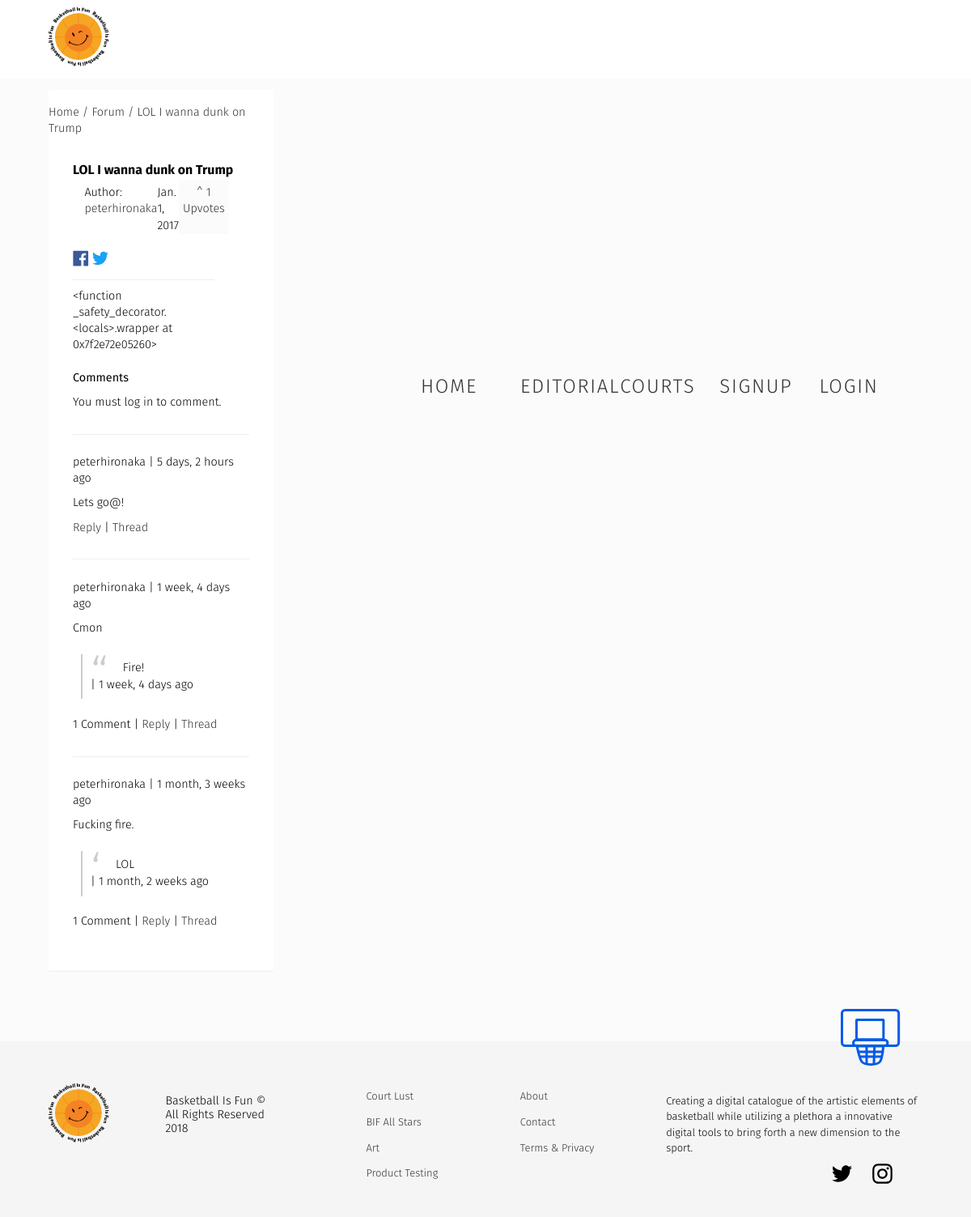
The page /forum/lol-i-wanna-dunk-on-trump/ on the database its author committed.
### forum/models.py (models this page shows, shortened)
class Forum(models.Model):
    user = models.ForeignKey(settings.AUTH_USER_MODEL, default=1)
    title = models.CharField(max_length=120)
    slug = models.SlugField(unique=True)
    height_field = models.IntegerField(default=0)
    width_field = models.IntegerField(default=0)
    content = models.TextField()
    likes = models.ManyToManyField(settings.AUTH_USER_MODEL, blank=True, related_name='forum_likes')
    draft = models.BooleanField(default=False)
    publish = models.DateField(auto_now=False, auto_now_add=False)
    updated = models.DateTimeField(auto_now=True, auto_now_add=False)
    timestamp = models.DateTimeField(auto_now=False, auto_now_add=True)
    objects = ForumManager()
    def get_absolute_url(self):
        return reverse("forum:detail", kwargs={"slug": self.slug})
    def get_like_url(self):
        return reverse("forum:like-toggle", kwargs={"slug": self.slug})
    def get_api_like_url(self):
        return reverse("forum:like-api-toggle", kwargs={"slug": self.slug})
    class Meta:
        ordering = ["-timestamp", "-updated"]
    def get_markdown(self):
        content = self.content
        markdown_text = markdown(content)
        return mark_safe(markdown_text)
    @property
    def comments(self):
        instance = self
        qs = Comment.objects.filter_by_instance(instance)
        return qs
    @property
    def get_content_type(self):
        instance = self
        content_type = ContentType.objects.get_for_model(instance.__class__)
        return content_type

### comments/models.py (models this page shows, shortened)
class Comment(models.Model):
    user        = models.ForeignKey(settings.AUTH_USER_MODEL, default=1)
    content_type = models.ForeignKey(ContentType, on_delete=models.CASCADE)
    object_id = models.PositiveIntegerField()
    content_object = GenericForeignKey('content_type', 'object_id')
    parent      = models.ForeignKey("self", null=True, blank=True)
    content     = models.TextField()
    timestamp   = models.DateTimeField(auto_now_add=True)
    objects = CommentManager()
    class Meta:
        ordering = ['-timestamp']
    def get_absolute_url(self):
        return reverse("comments:thread", kwargs={"id": self.id})
    def children(self): #replies
        return Comment.objects.filter(parent=self)

### forum/views.py (the view, shortened to what this page needs)
# urls.py: url(r'^forum/(?P<slug>[\w-]+)/$', forum_detail, name='detail'),
def forum_detail(request, slug=None):
	instance = get_object_or_404(Forum, slug=slug)
	if instance.publish > timezone.now().date() or instance.draft:
		if not request.user:
			raise Http404
	share_string = quote_plus(instance.content)
	initial_data = {
			"content_type": instance.get_content_type,
			"object_id": instance.id
	}
	form = CommentForm(request.POST or None, initial=initial_data)
	comments = instance.comments
	context = {
		"title": instance.title,
		"instance": instance,
		"share_string": share_string,
		"comments": comments,
		"comment_form":form,
	}
	return render(request, "forum_detail.html", context)

### comments/models.py (called while the page is built)
    def filter_by_instance(self, instance):
        content_type = ContentType.objects.get_for_model(instance.__class__)
        obj_id = instance.id
        qs = super(CommentManager, self).filter(content_type=content_type, object_id= obj_id).filter(parent=None)
        return qs

### posts/templatetags/urlify.py (called while the page is built)
@register.filter
def urlify(value):
	return quote_plus(value)

### templates/forum_detail.html (shortened to what this page needs)
{% extends "base.html" %}
{% load urlify %}
{% load crispy_forms_tags %}
{% block post_detail_link %}
<div class="forum-post-content">
    <ol class="breadcrumb">
        <li ><a href='{% url "forum:list" %}'>Home /</a> </li>
        <li ><a href='{% url "forum:list" %}'>Forum /</a> </li>
        <li><a href='{{ instance.get_absolute_url }}'> {{instance.title}} </a></li>
    </ol>
{% endblock  %}
{% block content %}
<div class="forum-content--post">
<h3>{{ title }} <small>{% if instance.draft %}<span style='color:red;'>Draft</span> {% endif %}</small></h3>
<div class="caption">
<p>Author: <a href="/profiles/{{ instance.user }}">{{ instance.user }}</a></p>
<p>{{ instance.publish }}</p>
<a class='like-btn' data-href='{{ instance.get_api_like_url }}' data-likes='{{ instance.likes.count }}' href='{{ instance.get_like_url }}'> ^ {{ instance.likes.count }} Upvotes</a>
    </div>
<p>
<a href="https://www.facebook.com/sharer/sharer.php?u={{ request.build_absolute_uri }}">
</a>
<a href="https://twitter.com/home?status={{ instance.content|truncatechars:80|urlify }}%20{{ request.build_absolute_uri }}">
</a>
</p>
<div class='row'>
<div class='col-sm-12 '>
   <div class='post-detail-item'>{{ instance.get_markdown }}</div>
    <div>
        <p class='lead'>Comments</p>
        {% if request.user.is_authenticated %}
        <form method="POST" action="."> {% csrf_token %}
            {{ comment_form|crispy }}
            <input type='submit' value='Post comment' class='search-button'>
        </form>
        {% else %}
        <p>You must log in to comment.</p>
        {% endif %}
        {% for comment in comments %}
        <div class="forum-content--comments">
          <p> {{ comment.user }} | {{ comment.timestamp|timesince }} ago  </p>
          <p>{{ comment.content }}</p>
           {% for child_comment in comment.children %}
                <blockquote>
                <p>{{ child_comment.content }}</p>
                <div> | {{ child_comment.timestamp|timesince }} ago</div>
                </blockquote>
             {% endfor %}
          <div> {% if comment.children.count > 0 %}{{ comment.children.count }} Comment{% if comment.children.count > 1 %}s{% endif %} | {% endif %} <a class='comment-reply-btn' href='#'>Reply</a> | <a class='' href='{{ comment.get_absolute_url }}'>Thread</a></div>
        </div>
        {% endfor %}
    </div>
</div>
</div>
</div>
</div>
{% endblock content %}

### static/css/base.css (style rules this page uses)
html, body { min-height: 100%; margin: 0; }
body { font-family: 'Fira Sans', sans-serif; margin: 0; border: 0; padding: 0; font-weight: 300; -webkit-text-size-adjust: 100%; -webkit-font-feature-settings: "kern" 1; -moz-font-feature-settings: "kern" 1; -o-font-feature-settings: "kern" 1; font-feature-settings: "kern" 1; font-kerning: normal; background-color: #fbfbfb; line-height: 1.4; font-size: .9em; overflow-x: hidden; }
a { color: #333; text-decoration: none; }
p { margin: 10px 0; }
h1, h2, h3, h4 { margin: 0; }
li { list-style: none; }
blockquote { border-left: 2px solid #ccc; margin: 1.5em 10px; padding: 0.5em 10px; quotes: "\201C""\201D""\2018""\2019"; }
blockquote:before { color: #ccc; content: open-quote; font-size: 4em; line-height: 0.1em; margin-right: 0.25em; vertical-align: -0.4em; }
blockquote p { display: inline; }
.breadcrumb { background: white; padding: 15px 0px; margin: 3px 0; }
.breadcrumb li { display: inline; }
h3 { font-size: 1.1em; line-height: 1; margin: 0; padding: 8px 0 0; }
.lead { font-weight: 400; }
.post-detail-item { max-width: 80%; padding: 10px 0; border-top: 1px solid #eee; }
.like-btn { background: #fbfbfb; padding: 5px; margin: 5px 11px 10px 0px; text-align: center; }
.forum-post-content { background: white; margin: 1em 0 3em; padding: 0em 0 1em; border-bottom: 1px solid #eee; }
.forum-content--post , .page-content--full { background: white; padding: 7px 30px; margin: 0; }
.forum-content--comments { margin: 2em 0; padding: 1em 0 0 0; border-top: 1px solid #eee; }
.caption { display: grid; grid-template-columns: 1fr .6fr 1fr .4fr .4fr ; padding: 0 1em; }
.caption p { height: auto; }
.social { max-width: 20px; }

### rows shown on the page
Forum: title "LOL I wanna dunk on Trump", user "peterhironaka", publish "Jan. 1, 2017", likes.count "1", get_markdown "<function _safety_decorator.<locals>.wrapper at 0x7f2e72e05260>"
Comment: user "peterhironaka", timestamp "5 days, 2 hours", content "Lets go@!"
Comment: user "peterhironaka", timestamp "1 week, 4 days", content "Cmon", children.count "1"
Comment: content "Fire!", timestamp "1 week, 4 days"
Comment: user "peterhironaka", timestamp "1 month, 3 weeks", content "Fucking fire.", children.count "1"
Comment: content "LOL", timestamp "1 month, 2 weeks"
